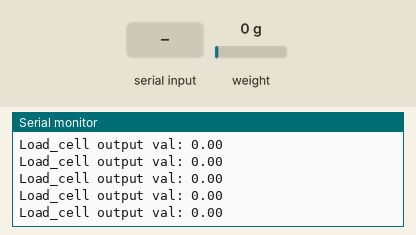
Recording of a sketch running on a simulated ESP8266 (NodeMCU). Parts: the last lines printed to the serial monitor. Inputs (shaded band) come from the test bench; at power-on: weight on the scale 0 g.

Above: at 3.6 s.
3.7 s: "t" received over Serial
5.2 s: weight on the scale set to 100 g
At 5.22 s:
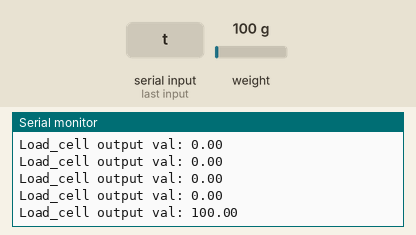
6.7 s: weight on the scale set to 1250 g
At 6.72 s:
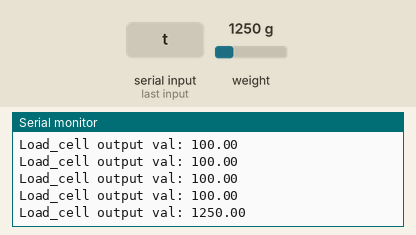
Timing chart, 0 to 9.7 s (numbered marks = the images above; inputs shaded):
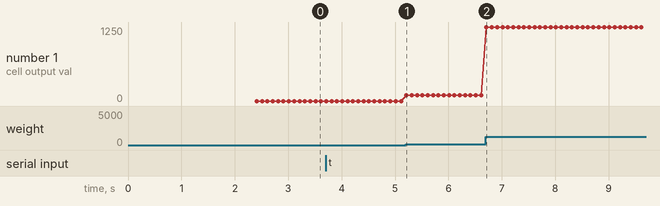

Measured:
- after the input at 5.2 s, the serial monitor: prints a new line at once (image 1)
- after the input at 6.7 s, the serial monitor: prints a new line at once (image 2)
- plotted number 1: 0 → 100 after the input at 5.2 s, 100 → 1250 after the input at 6.7 s

The sketch:

Read_1x_load_cell.ino
```cpp
/*
   -------------------------------------------------------------------------------------
   HX711_ADC
   Arduino library for HX711 24-Bit Analog-to-Digital Converter for Weight Scales
   Olav Kallhovd sept2017
   -------------------------------------------------------------------------------------
*/

/*
   Settling time (number of samples) and data filtering can be adjusted in the config.h file
   For calibration and storing the calibration value in eeprom, see example file "Calibration.ino"

   The update() function checks for new data and starts the next conversion. In order to acheive maximum effective
   sample rate, update() should be called at least as often as the HX711 sample rate; >10Hz@10SPS, >80Hz@80SPS.
   If you have other time consuming code running (i.e. a graphical LCD), consider calling update() from an interrupt routine,
   see example file "Read_1x_load_cell_interrupt_driven.ino".

   This is an example sketch on how to use this library
*/

#include <HX711_ADC.h>
#if defined(ESP8266)|| defined(ESP32) || defined(AVR)
#include <EEPROM.h>
#endif

//pins:
const int HX711_dout = 18; //mcu > HX711 dout pin
const int HX711_sck = 19; //mcu > HX711 sck pin

//HX711 constructor:
HX711_ADC LoadCell(HX711_dout, HX711_sck);

const int calVal_eepromAdress = 0;
unsigned long t = 0;

void setup() {
  Serial.begin(115200); delay(10);
  Serial.println();
  Serial.println("Starting...");

  LoadCell.begin();
  //LoadCell.setReverseOutput(); //uncomment to turn a negative output value to positive
  float calibrationValue; // calibration value (see example file "Calibration.ino")
  calibrationValue = 696.0; // uncomment this if you want to set the calibration value in the sketch
#if defined(ESP8266)|| defined(ESP32)
  //EEPROM.begin(512); // uncomment this if you use ESP8266/ESP32 and want to fetch the calibration value from eeprom
#endif
  //EEPROM.get(calVal_eepromAdress, calibrationValue); // uncomment this if you want to fetch the calibration value from eeprom

  unsigned long stabilizingtime = 2000; // preciscion right after power-up can be improved by adding a few seconds of stabilizing time
  boolean _tare = true; //set this to false if you don't want tare to be performed in the next step
  LoadCell.start(stabilizingtime, _tare);
  if (LoadCell.getTareTimeoutFlag()) {
    Serial.println("Timeout, check MCU>HX711 wiring and pin designations");
    while (1);
  }
  else {
    LoadCell.setCalFactor(calibrationValue); // set calibration value (float)
    Serial.println("Startup is complete");
  }
}

void loop() {
  static boolean newDataReady = 0;
  const int serialPrintInterval = 0; //increase value to slow down serial print activity

  // check for new data/start next conversion:
  if (LoadCell.update()) newDataReady = true;

  // get smoothed value from the dataset:
  if (newDataReady) {
    if (millis() > t + serialPrintInterval) {
      float i = LoadCell.getData();
      Serial.print("Load_cell output val: ");
      Serial.println(i);
      newDataReady = 0;
      t = millis();
    }
  }

  // receive command from serial terminal, send 't' to initiate tare operation:
  if (Serial.available() > 0) {
    char inByte = Serial.read();
    if (inByte == 't') LoadCell.tareNoDelay();
  }

  // check if last tare operation is complete:
  if (LoadCell.getTareStatus() == true) {
    Serial.println("Tare complete");
  }

}
```
